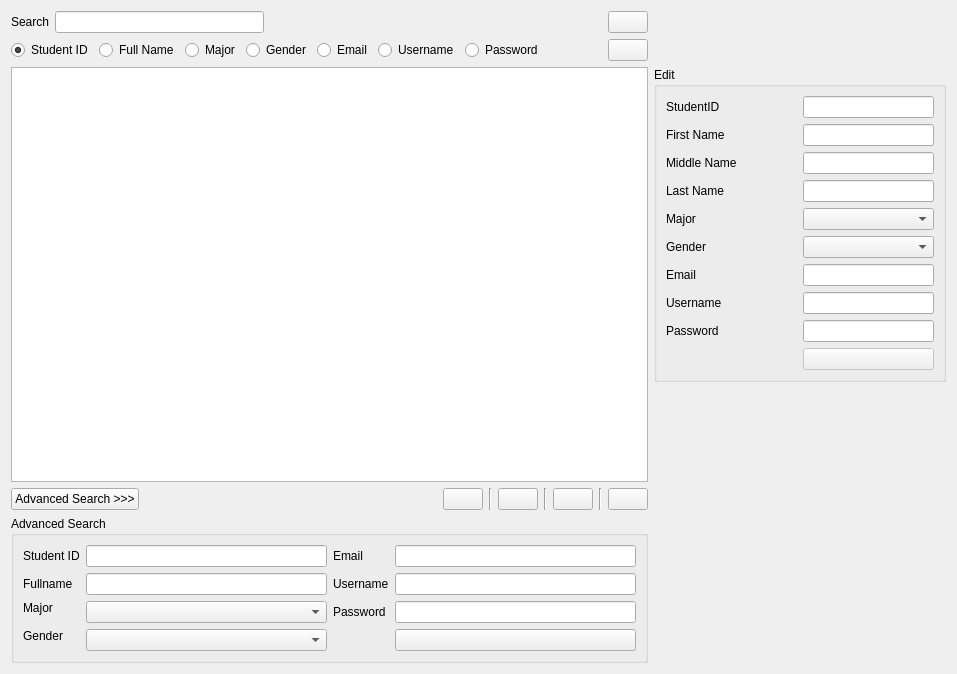
<?xml version="1.0" encoding="UTF-8"?>
<ui version="4.0">
 <class>AdminShowStudent</class>
 <widget class="QDialog" name="AdminShowStudent">
  <property name="geometry">
   <rect>
    <x>0</x>
    <y>0</y>
    <width>957</width>
    <height>674</height>
   </rect>
  </property>
  <property name="windowTitle">
   <string>Dialog</string>
  </property>
  <layout class="QGridLayout" name="gridLayout_4">
   <item row="2" column="9">
    <widget class="QGroupBox" name="groupBox_modify">
     <property name="title">
      <string>Edit</string>
     </property>
     <layout class="QGridLayout" name="gridLayout_2">
      <item row="0" column="0">
       <widget class="QLabel" name="label_edit_studentId">
        <property name="text">
         <string>StudentID</string>
        </property>
       </widget>
      </item>
      <item row="0" column="1">
       <widget class="QLineEdit" name="lineEdit_edit_studentId"/>
      </item>
      <item row="1" column="0">
       <widget class="QLabel" name="label_edit_fullname">
        <property name="text">
         <string>First Name</string>
        </property>
       </widget>
      </item>
      <item row="1" column="1">
       <widget class="QLineEdit" name="lineEdit_edit_firstName"/>
      </item>
      <item row="2" column="0">
       <widget class="QLabel" name="label">
        <property name="text">
         <string>Middle Name</string>
        </property>
       </widget>
      </item>
      <item row="2" column="1">
       <widget class="QLineEdit" name="lineEdit_edit_midName"/>
      </item>
      <item row="3" column="0">
       <widget class="QLabel" name="label_2">
        <property name="text">
         <string>Last Name</string>
        </property>
       </widget>
      </item>
      <item row="3" column="1">
       <widget class="QLineEdit" name="lineEdit_edit_lastName"/>
      </item>
      <item row="4" column="0">
       <widget class="QLabel" name="label_edit_major">
        <property name="text">
         <string>Major</string>
        </property>
       </widget>
      </item>
      <item row="4" column="1">
       <widget class="QComboBox" name="comboBox_edit_major"/>
      </item>
      <item row="5" column="0">
       <widget class="QLabel" name="label_edit_gender">
        <property name="text">
         <string>Gender</string>
        </property>
       </widget>
      </item>
      <item row="5" column="1">
       <widget class="QComboBox" name="comboBox_edit_gender"/>
      </item>
      <item row="6" column="0">
       <widget class="QLabel" name="label_edit_email">
        <property name="text">
         <string>Email</string>
        </property>
       </widget>
      </item>
      <item row="6" column="1">
       <widget class="QLineEdit" name="lineEdit_edit_email"/>
      </item>
      <item row="7" column="0">
       <widget class="QLabel" name="label_edit_username">
        <property name="text">
         <string>Username</string>
        </property>
       </widget>
      </item>
      <item row="7" column="1">
       <widget class="QLineEdit" name="lineEdit_edit_username"/>
      </item>
      <item row="8" column="0">
       <widget class="QLabel" name="label_edit_password">
        <property name="text">
         <string>Password</string>
        </property>
       </widget>
      </item>
      <item row="8" column="1">
       <widget class="QLineEdit" name="lineEdit_edit_password"/>
      </item>
      <item row="9" column="0">
       <spacer name="horizontalSpacer">
        <property name="orientation">
         <enum>Qt::Horizontal</enum>
        </property>
        <property name="sizeHint" stdset="0">
         <size>
          <width>87</width>
          <height>20</height>
         </size>
        </property>
       </spacer>
      </item>
      <item row="9" column="1">
       <widget class="QPushButton" name="pushButton_edit_save">
        <property name="enabled">
         <bool>false</bool>
        </property>
        <property name="text">
         <string/>
        </property>
        <property name="icon">
         <iconset resource="resources.qrc">
          <normaloff>:/resource/img/save.png</normaloff>:/resource/img/save.png</iconset>
        </property>
        <property name="iconSize">
         <size>
          <width>30</width>
          <height>25</height>
         </size>
        </property>
       </widget>
      </item>
     </layout>
    </widget>
   </item>
   <item row="3" column="9" rowspan="2">
    <spacer name="verticalSpacer_2">
     <property name="orientation">
      <enum>Qt::Vertical</enum>
     </property>
     <property name="sizeHint" stdset="0">
      <size>
       <width>17</width>
       <height>110</height>
      </size>
     </property>
    </spacer>
   </item>
   <item row="0" column="9" rowspan="2">
    <spacer name="verticalSpacer">
     <property name="orientation">
      <enum>Qt::Vertical</enum>
     </property>
     <property name="sizeHint" stdset="0">
      <size>
       <width>17</width>
       <height>49</height>
      </size>
     </property>
    </spacer>
   </item>
   <item row="1" column="8">
    <widget class="QPushButton" name="pushButton_delete">
     <property name="text">
      <string/>
     </property>
     <property name="icon">
      <iconset resource="resources.qrc">
       <normaloff>:/resource/img/delete all.png</normaloff>:/resource/img/delete all.png</iconset>
     </property>
     <property name="iconSize">
      <size>
       <width>23</width>
       <height>23</height>
      </size>
     </property>
    </widget>
   </item>
   <item row="2" column="0" rowspan="2" colspan="9">
    <widget class="QTableView" name="tableView_loadStudent">
     <property name="styleSheet">
      <string notr="true"/>
     </property>
    </widget>
   </item>
   <item row="1" column="0" colspan="7">
    <layout class="QHBoxLayout" name="horizontalLayout_3">
     <item>
      <layout class="QHBoxLayout" name="horizontalLayout">
       <item>
        <widget class="QRadioButton" name="radioButton_studentId">
         <property name="text">
          <string>Student ID</string>
         </property>
         <property name="checked">
          <bool>true</bool>
         </property>
        </widget>
       </item>
       <item>
        <widget class="QRadioButton" name="radioButton_fullname">
         <property name="text">
          <string>Full Name</string>
         </property>
        </widget>
       </item>
       <item>
        <widget class="QRadioButton" name="radioButton_major">
         <property name="text">
          <string>Major</string>
         </property>
        </widget>
       </item>
       <item>
        <widget class="QRadioButton" name="radioButton_gender">
         <property name="text">
          <string>Gender</string>
         </property>
        </widget>
       </item>
       <item>
        <widget class="QRadioButton" name="radioButton_email">
         <property name="text">
          <string>Email</string>
         </property>
        </widget>
       </item>
       <item>
        <widget class="QRadioButton" name="radioButton_username">
         <property name="text">
          <string>Username</string>
         </property>
        </widget>
       </item>
       <item>
        <widget class="QRadioButton" name="radioButton_password">
         <property name="text">
          <string>Password</string>
         </property>
        </widget>
       </item>
      </layout>
     </item>
     <item>
      <spacer name="horizontalSpacer_2">
       <property name="orientation">
        <enum>Qt::Horizontal</enum>
       </property>
       <property name="sizeHint" stdset="0">
        <size>
         <width>40</width>
         <height>20</height>
        </size>
       </property>
      </spacer>
     </item>
    </layout>
   </item>
   <item row="0" column="8">
    <widget class="QPushButton" name="pushButton_edit">
     <property name="text">
      <string/>
     </property>
     <property name="icon">
      <iconset resource="resources.qrc">
       <normaloff>:/resource/img/edit.png</normaloff>:/resource/img/edit.png</iconset>
     </property>
     <property name="iconSize">
      <size>
       <width>23</width>
       <height>23</height>
      </size>
     </property>
    </widget>
   </item>
   <item row="4" column="4">
    <widget class="QPushButton" name="pushButton_sortAlphabet">
     <property name="text">
      <string/>
     </property>
     <property name="icon">
      <iconset resource="resources.qrc">
       <normaloff>:/resource/img/Sort by Name.png</normaloff>:/resource/img/Sort by Name.png</iconset>
     </property>
     <property name="iconSize">
      <size>
       <width>40</width>
       <height>40</height>
      </size>
     </property>
    </widget>
   </item>
   <item row="0" column="0" colspan="3">
    <layout class="QHBoxLayout" name="horizontalLayout_2">
     <item>
      <widget class="QLabel" name="label_search">
       <property name="text">
        <string>Search</string>
       </property>
      </widget>
     </item>
     <item>
      <widget class="QLineEdit" name="lineEdit_search"/>
     </item>
     <item>
      <spacer name="horizontalSpacer_3">
       <property name="orientation">
        <enum>Qt::Horizontal</enum>
       </property>
       <property name="sizeHint" stdset="0">
        <size>
         <width>219</width>
         <height>17</height>
        </size>
       </property>
      </spacer>
     </item>
    </layout>
   </item>
   <item row="4" column="2">
    <widget class="QPushButton" name="pushButton_sortId">
     <property name="text">
      <string/>
     </property>
     <property name="icon">
      <iconset resource="resources.qrc">
       <normaloff>:/resource/img/Sort by ID.png</normaloff>:/resource/img/Sort by ID.png</iconset>
     </property>
     <property name="iconSize">
      <size>
       <width>40</width>
       <height>40</height>
      </size>
     </property>
    </widget>
   </item>
   <item row="4" column="0">
    <widget class="QPushButton" name="pushButton_advancedSearchMenu">
     <property name="text">
      <string>Advanced Search &gt;&gt;&gt;</string>
     </property>
     <property name="checkable">
      <bool>false</bool>
     </property>
    </widget>
   </item>
   <item row="4" column="6">
    <widget class="QPushButton" name="pushButton_displayAll">
     <property name="text">
      <string/>
     </property>
     <property name="icon">
      <iconset resource="resources.qrc">
       <normaloff>:/resource/img/display all.png</normaloff>:/resource/img/display all.png</iconset>
     </property>
     <property name="iconSize">
      <size>
       <width>40</width>
       <height>40</height>
      </size>
     </property>
    </widget>
   </item>
   <item row="4" column="8">
    <widget class="QPushButton" name="pushButton_back">
     <property name="text">
      <string/>
     </property>
     <property name="icon">
      <iconset resource="resources.qrc">
       <normaloff>:/resource/img/back.png</normaloff>:/resource/img/back.png</iconset>
     </property>
     <property name="iconSize">
      <size>
       <width>40</width>
       <height>40</height>
      </size>
     </property>
    </widget>
   </item>
   <item row="4" column="1">
    <spacer name="horizontalSpacer_4">
     <property name="orientation">
      <enum>Qt::Horizontal</enum>
     </property>
     <property name="sizeHint" stdset="0">
      <size>
       <width>231</width>
       <height>20</height>
      </size>
     </property>
    </spacer>
   </item>
   <item row="4" column="5">
    <widget class="Line" name="line_2">
     <property name="orientation">
      <enum>Qt::Vertical</enum>
     </property>
    </widget>
   </item>
   <item row="4" column="3">
    <widget class="Line" name="line">
     <property name="orientation">
      <enum>Qt::Vertical</enum>
     </property>
    </widget>
   </item>
   <item row="4" column="7">
    <widget class="Line" name="line_3">
     <property name="orientation">
      <enum>Qt::Vertical</enum>
     </property>
    </widget>
   </item>
   <item row="5" column="0" colspan="9">
    <widget class="QGroupBox" name="groupBox_advancedSearch">
     <property name="title">
      <string>Advanced Search</string>
     </property>
     <layout class="QGridLayout" name="gridLayout_3">
      <item row="0" column="0">
       <layout class="QGridLayout" name="gridLayout">
        <item row="1" column="0">
         <widget class="QLabel" name="label_fullname_advancedSearch">
          <property name="text">
           <string>Fullname</string>
          </property>
         </widget>
        </item>
        <item row="1" column="3">
         <widget class="QLineEdit" name="lineEdit_username_advancedSearch"/>
        </item>
        <item row="1" column="1">
         <widget class="QLineEdit" name="lineEdit_fullname_advancedSearch"/>
        </item>
        <item row="0" column="0">
         <widget class="QLabel" name="label_studentId_advancedSearch">
          <property name="text">
           <string>Student ID</string>
          </property>
         </widget>
        </item>
        <item row="2" column="0">
         <widget class="QLabel" name="label_major_advancedSearch">
          <property name="text">
           <string>Major</string>
          </property>
         </widget>
        </item>
        <item row="2" column="1" rowspan="2">
         <widget class="QComboBox" name="comboBox_major_advancedSearch"/>
        </item>
        <item row="0" column="3">
         <widget class="QLineEdit" name="lineEdit_email_advancedSearch"/>
        </item>
        <item row="4" column="1">
         <widget class="QComboBox" name="comboBox_gender_advancedSearch"/>
        </item>
        <item row="0" column="2">
         <widget class="QLabel" name="label_email_advancedSearch">
          <property name="text">
           <string>Email</string>
          </property>
         </widget>
        </item>
        <item row="1" column="2">
         <widget class="QLabel" name="label_username_advancedSearch">
          <property name="text">
           <string>Username</string>
          </property>
         </widget>
        </item>
        <item row="3" column="0" rowspan="2">
         <widget class="QLabel" name="label_gender_advancedSearch">
          <property name="text">
           <string>Gender</string>
          </property>
         </widget>
        </item>
        <item row="2" column="2" rowspan="2">
         <widget class="QLabel" name="label_password_advancedSearch">
          <property name="text">
           <string>Password</string>
          </property>
         </widget>
        </item>
        <item row="0" column="1">
         <widget class="QLineEdit" name="lineEdit_studentId_advancedSearch"/>
        </item>
        <item row="2" column="3" rowspan="2">
         <widget class="QLineEdit" name="lineEdit_password_advancedSearch"/>
        </item>
        <item row="4" column="3">
         <widget class="QPushButton" name="pushButton_advancedSearching">
          <property name="text">
           <string/>
          </property>
          <property name="icon">
           <iconset resource="resources.qrc">
            <normaloff>:/resource/img/search-icon.png</normaloff>:/resource/img/search-icon.png</iconset>
          </property>
          <property name="iconSize">
           <size>
            <width>25</width>
            <height>18</height>
           </size>
          </property>
         </widget>
        </item>
       </layout>
      </item>
     </layout>
    </widget>
   </item>
  </layout>
 </widget>
 <resources>
  <include location="resources.qrc"/>
 </resources>
 <connections/>
</ui>
